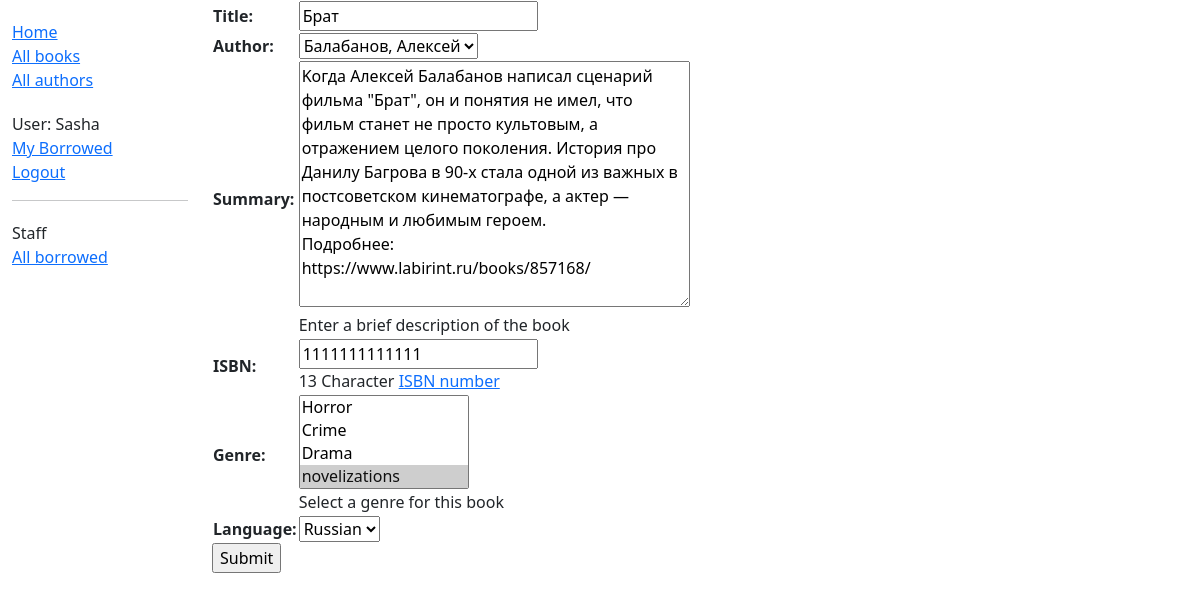
Page /catalog/book/5/update/ (signed in) on the committed database.
### catalog/models.py (models this page shows, shortened)
class Book(models.Model):
    title = models.CharField(max_length=200)
    author = models.ForeignKey('Author', on_delete=models.SET_NULL, null=True)
    summary = models.TextField(max_length=1000, help_text="Enter a brief description of the book")
    isbn = models.CharField('ISBN', max_length=13,
                            unique=True,
                            help_text='13 Character <a href="https://www.isbn-international.org/content/what-isbn'
                                      '">ISBN number</a>')
    genre = models.ManyToManyField(Genre, help_text="Select a genre for this book")
    language = models.ForeignKey('Language', on_delete=models.SET_NULL, null=True)
    class Meta:
        ordering = ['title', 'author']
    def display_genre(self):
        """Creates a string for the Genre. This is required to display genre in Admin."""
        return ', '.join([genre.name for genre in self.genre.all()[:3]])
    display_genre.short_description = 'Genre'

### catalog/views.py (the view)
# urls.py: path('book/<int:pk>/update/', views.BookUpdate.as_view(), name='book-update'),
class BookUpdate(PermissionRequiredMixin, UpdateView):
    model = Book
    fields = ['title', 'author', 'summary', 'isbn', 'genre', 'language']
    permission_required = 'catalog.can_mark_returned'

### catalog/models.py (called while the page is built)
    def __str__(self):
        return self.name

    def __str__(self):
        return self.name

    def __str__(self):
        return '{0}, {1}'.format(self.last_name, self.first_name)

### catalog/templates/catalog/book_form.html (shortened to what this page needs)
{% extends "base_generic.html" %}
{% block content %}
<form action="" method="post">
    <table>
    {{ form.as_table }}
    </table>
    <input type="submit" value="Submit">
</form>
{% endblock %}

### catalog/templates/base_generic.html (shortened to what this page needs)
<!DOCTYPE html>
<html lang="en">
<head>
  <link href="https://cdn.jsdelivr.net/npm/bootstrap@5.1.3/dist/css/bootstrap.min.css" rel="stylesheet">
  {% load static %}
  <link rel="stylesheet" href="{% static 'css/styles.css' %}">
</head>
<body>
<div class="container-fluid">
<div class="row">
  <div class="col-sm-2">
  {% block sidebar %}
  <ul class="sidebar-nav">
    <li><a href="{% url 'index' %}">Home</a></li>
    <li><a href="{% url 'books' %}">All books</a></li>
    <li><a href="{% url 'authors' %}">All authors</a></li>
  </ul>
  <ul class="sidebar-nav">
   {% if user.is_authenticated %}
     <li>User: {{ user.get_username }}</li>
     <li><a href="{% url 'my-borrowed' %}">My Borrowed</a></li>
     <li><a href="{% url 'logout'%}?next={{request.path}}">Logout</a></li>
   {% else %}
     <li><a href="{% url 'login'%}?next={{request.path}}">Login</a></li>
   {% endif %}
  </ul>
   {% if user.is_staff %}
   <hr>
   <ul class="sidebar-nav">
   <li>Staff</li>
   {% if perms.catalog.can_mark_returned %}
   <li><a href="{% url 'all-borrowed' %}">All borrowed</a></li>
   {% endif %}
   </ul>
    {% endif %}
{% endblock %}
  </div>
  <div class="col-sm-10 ">
  {% block content %}{% endblock %}
  </div>
</div>
</div>
</body>
</html>

### catalog/static/css/styles.css (style rules this page uses)
.sidebar-nav { margin-top: 20px; padding: 0; list-style: none; }

### rows in the picture
Book: title "Брат", author "Балабанов, Алексей", summary "Kогда Алексей Балабанов написал сценарий фильма \"Брат\", он и понятия не имел, что фильм станет не просто культовым, а отражением целого поколения. История про Данилу Багрова в 90-х стала одной из важных в постсоветском кинематографе, а актер — народным и любимым героем. Подробнее: https://www.labirint.ru/books/857168/", isbn "1111111111111", language "Russian"

### other values in the picture
{{ user.get_username }} "Sasha"
